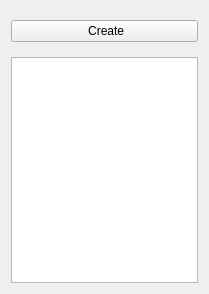
<?xml version="1.0" encoding="UTF-8"?>
<ui version="4.0">
 <class>AlbumListWidget</class>
 <widget class="QWidget" name="AlbumListWidget">
  <property name="geometry">
   <rect>
    <x>0</x>
    <y>0</y>
    <width>209</width>
    <height>294</height>
   </rect>
  </property>
  <property name="windowTitle">
   <string>Form</string>
  </property>
  <layout class="QVBoxLayout" name="verticalLayout_2">
   <item>
    <widget class="QFrame" name="frame">
     <property name="minimumSize">
      <size>
       <width>0</width>
       <height>40</height>
      </size>
     </property>
     <property name="maximumSize">
      <size>
       <width>16777215</width>
       <height>40</height>
      </size>
     </property>
     <property name="frameShape">
      <enum>QFrame::NoFrame</enum>
     </property>
     <property name="frameShadow">
      <enum>QFrame::Plain</enum>
     </property>
     <layout class="QHBoxLayout" name="horizontalLayout_2">
      <property name="spacing">
       <number>0</number>
      </property>
      <property name="leftMargin">
       <number>0</number>
      </property>
      <property name="topMargin">
       <number>0</number>
      </property>
      <property name="rightMargin">
       <number>0</number>
      </property>
      <property name="bottomMargin">
       <number>0</number>
      </property>
      <item>
       <widget class="QPushButton" name="createAlbumButton">
        <property name="text">
         <string> Create</string>
        </property>
        <property name="icon">
         <iconset resource="../resources/resource.qrc">
          <normaloff>:/icons/album-add.png</normaloff>:/icons/album-add.png</iconset>
        </property>
       </widget>
      </item>
     </layout>
    </widget>
   </item>
   <item>
    <widget class="QListView" name="albumList"/>
   </item>
  </layout>
 </widget>

 <resources>
  <include location="../resources/resource.qrc"/>
 </resources>

 <connections/>
</ui>
